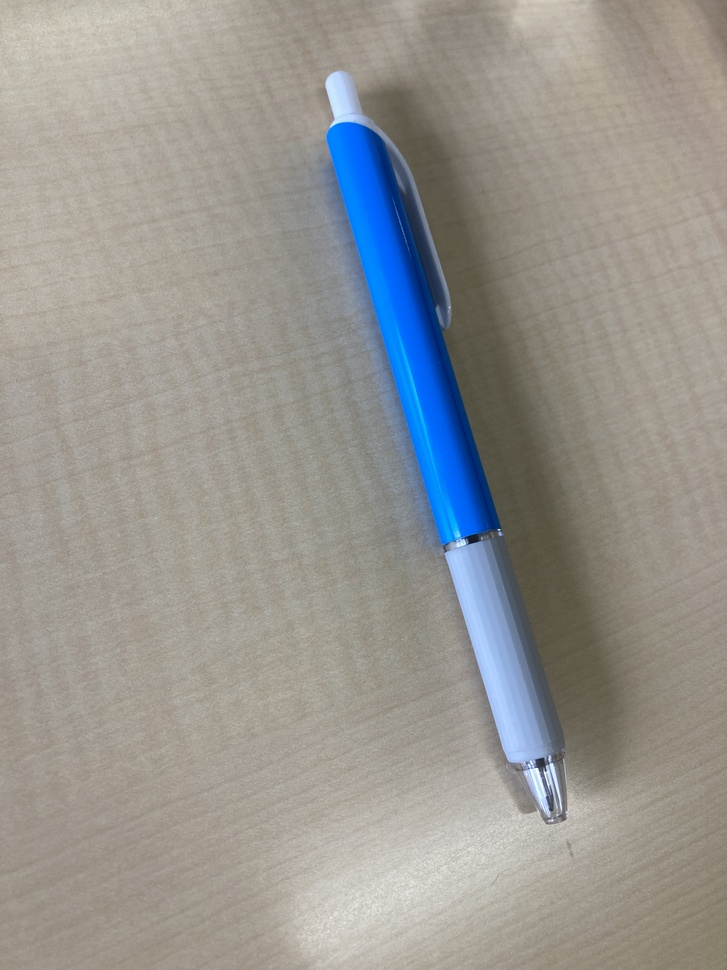
#> input picture image/view1.jpg, 727 x 970 px, shrunk from 3024 x 4032 before the run
$ python script.py
#> lines starting #> are read from the running program, lines starting #| are printed output that depends on the picture
import cv2
import numpy as np
import matplotlib.pyplot as plt
from mpl_toolkits.mplot3d import Axes3D

image1 = cv2.imread('image/view1.jpg')
#> image1 is the input picture: shape (970, 727, 3); mean B, G, R 145, 149.4, 151
image2 = cv2.imread('image/view2.jpg')
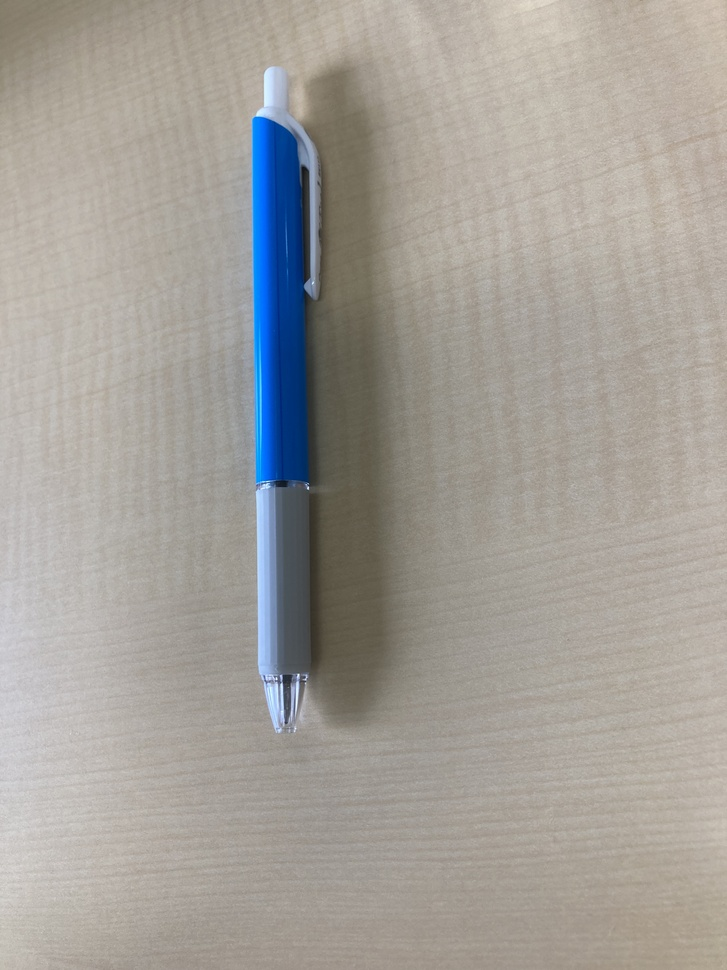
#> input picture image/view2.jpg, 727 x 970 px, shrunk from 3024 x 4032 before the run
#> image2 is the input picture: shape (970, 727, 3); mean B, G, R 153.3, 159.1, 162.9

image1_gray = cv2.cvtColor(image1, cv2.COLOR_BGR2GRAY)
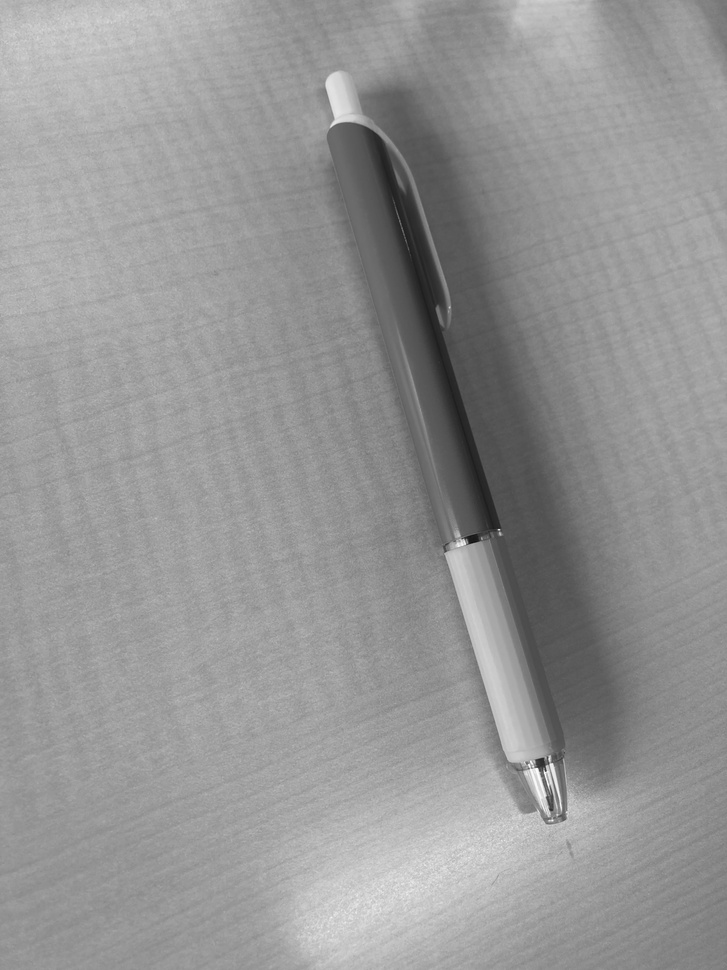
#> image1_gray: shape (970, 727); min 12, max 253, mean 149.3
image2_gray = cv2.cvtColor(image2, cv2.COLOR_BGR2GRAY)
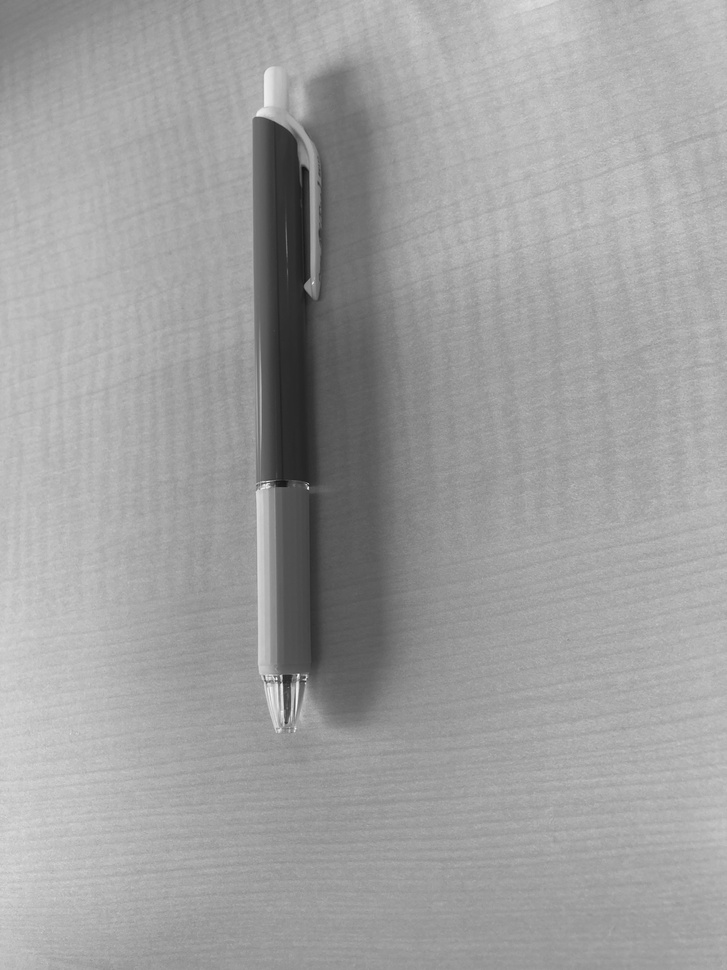
#> image2_gray: shape (970, 727); min 18, max 251, mean 159.5
image1_blur = cv2.GaussianBlur(image1_gray, (5, 5), 0)
image2_blur = cv2.GaussianBlur(image2_gray, (5, 5), 0)

sift = cv2.SIFT_create()
keypoints1, descriptors1 = sift.detectAndCompute(image1_blur, None)
#> keypoints1 = 66 keypoints; strongest (x, y, size): (541, 764, 7.6), (472, 539, 7.2), (551, 768, 6.4), (343, 108, 21.3)
keypoints2, descriptors2 = sift.detectAndCompute(image2_blur, None)
#> keypoints2 = 55 keypoints; strongest (x, y, size): (276, 145, 29.1), (287, 681, 7.8), (295, 688, 6.3), (311, 286, 9.4)

FLANN_INDEX_KDTREE = 1
index_params = dict(algorithm=FLANN_INDEX_KDTREE, trees=5)
search_params = dict(checks=50)
flann = cv2.FlannBasedMatcher(index_params, search_params)
matches = flann.match(descriptors1, descriptors2)
#> matches = 66 matches
matches = sorted(matches, key=lambda x: x.distance)

pts1 = np.float32([keypoints1[m.queryIdx].pt for m in matches])
#> pts1 = 66 pairs, first value 322.5 to 568.1, second value 94.04 to 824.3
pts2 = np.float32([keypoints2[m.trainIdx].pt for m in matches])
#> pts2 = 66 pairs, first value 257.9 to 336.6, second value 76.66 to 730.3

camera_matrix = np.array([
    [1000.0, 0.0, image1.shape[1] / 2],
    [0.0, 1000.0, image1.shape[0] / 2],
    [0.0, 0.0, 1.0]
])
dist_coeffs = np.array([0.1, -0.2, 0.0, 0.0, 0.0])

E, mask = cv2.findEssentialMat(pts1, pts2, camera_matrix, method=cv2.RANSAC, prob=0.999, threshold=1.0)
#> E = [[-0.0688, -0.677, 0.19], [-0.672, 0.101, 0.0924], [-0.173, -0.00222, 0.0312]]; mask = 66 values, max 1 at index 0, min 0 at index 1, mean 0.242
pts1 = pts1[mask.ravel() == 1]
#> pts1 = 16 rows, first 8: [481.5, 439.8], [407.1, 174.3], [469.4, 651], [481.7, 691.8], [449.5, 585.2], [454.1, 598.3], [481.5, 439.8], [539.8, 754.1]
pts2 = pts2[mask.ravel() == 1]
#> pts2 = 16 rows, first 8: [316.1, 386.7], [282.5, 719.5], [321.1, 233.3], [321.1, 233.3], [321.1, 233.3], [321.1, 233.3], [316.1, 386.7], [294.6, 120.1]

_, R, t, _ = cv2.recoverPose(E, pts1, pts2, camera_matrix)
#> R = [[0.987, -0.128, -0.0994], [-0.0626, -0.866, 0.496], [-0.15, -0.483, -0.863]]; t = [-0.0399, -0.245, 0.969]


def triangulate_points(pts1, pts2, R, t, camera_matrix):
    P1 = np.hstack((camera_matrix @ np.eye(3), np.zeros((3, 1))))
    P2 = np.hstack((camera_matrix @ R, camera_matrix @ t))
#> P2 = [[932.4, -303.7, -413, 312.2], [-135.2, -1100.5, 77.08, 224.6], [-0.15, -0.483, -0.863, 0.969]]

    points_4d_hom = cv2.triangulatePoints(P1, P2, pts1.T, pts2.T)
    points_3d = points_4d_hom[:3] / points_4d_hom[3]
    return points_3d.T

points_3d = triangulate_points(pts1, pts2, R, t, camera_matrix)
#> points_3d = 16 rows, first 8: [0.04, -0.0153, 0.339], [0.0219, -0.158, 0.508], [0.00148, 0.00263, 0.0152], [0.00268, 0.0047, 0.0227], [0.000576, 0.00109, 0.00954], [0.000704, 0.00131, 0.0103], [0.04, -0.0153, 0.339], [0.158, 0.242, 0.898]

def compute_camera_positions(R, t):
    position1 = np.zeros(3)
    position2 = -R.T @ t
#> position2 = [0.169, 0.25, 0.953]
    return position1, position2.flatten()

camera_position1, camera_position2 = compute_camera_positions(R, t)
#> camera_position1 = [0, 0, 0]; camera_position2 = [0.169, 0.25, 0.953]

def draw_matches(image1, keypoints1, image2, keypoints2, matches):
    result_image = cv2.drawMatches(image1, keypoints1, image2, keypoints2, matches[:10], None, flags=cv2.DrawMatchesFlags_NOT_DRAW_SINGLE_POINTS)
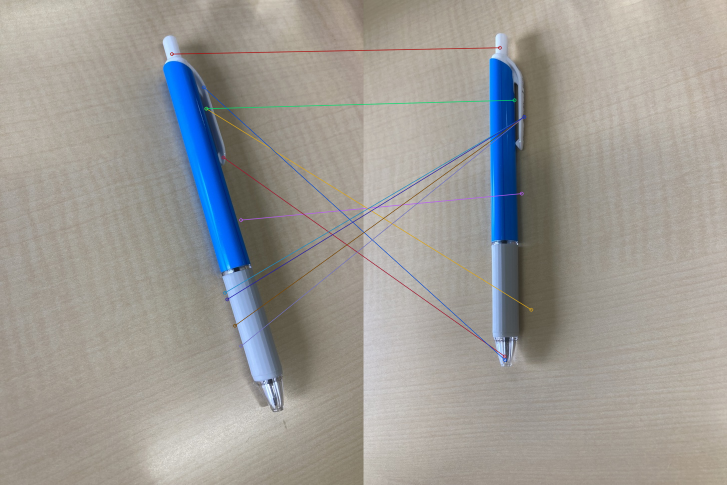
#> result_image: shape (970, 1454, 3) (shown at 1/2 size); mean B, G, R 148.9, 153.9, 156.6
    plt.figure(figsize=(12, 6))
    plt.subplot(121)
    plt.imshow(result_image)
    plt.title('2D Matching Results')
    plt.axis('off')

def plot_3d_points_with_cameras(points, camera_position1, camera_position2):
    fig = plt.figure()
    ax = fig.add_subplot(122, projection='3d')

    ax.scatter(points[:, 0], points[:, 1], points[:, 2], c='r', marker='o', label='3D Points')

    ax.scatter(camera_position1[0], camera_position1[1], camera_position1[2], c='b', marker='^', s=100, label='Camera Position 1')
    ax.scatter(camera_position2[0], camera_position2[1], camera_position2[2], c='g', marker='^', s=100, label='Camera Position 2')

    ax.set_xlabel('X')
    ax.set_ylabel('Y')
    ax.set_zlabel('Z')
    plt.title('3D Points and Camera Positions')
    ax.legend()

draw_matches(image1, keypoints1, image2, keypoints2, matches)
plot_3d_points_with_cameras(points_3d, camera_position1, camera_position2)
plt.show()
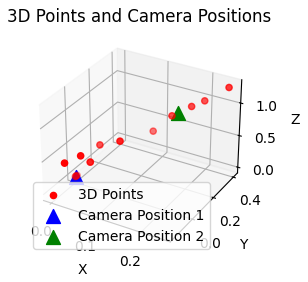
#> figure drawn by matplotlib, 1 panel
